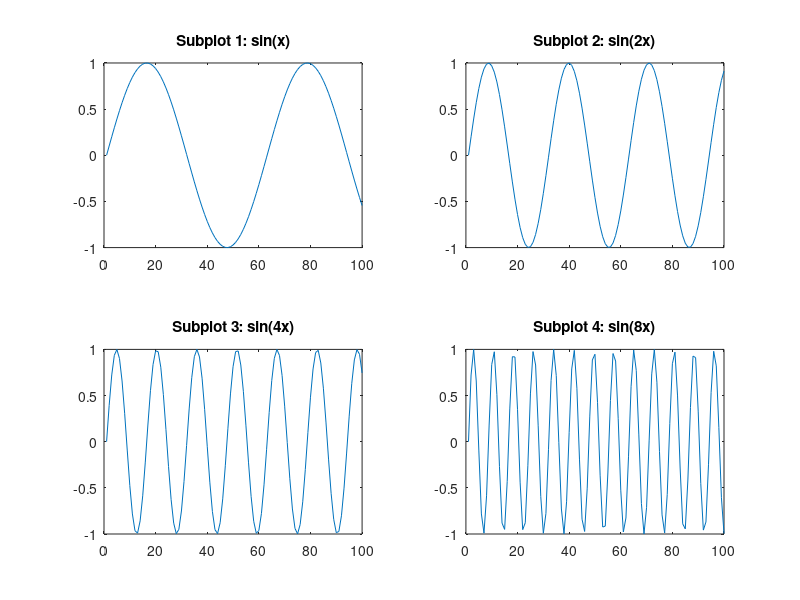

Recreate this plot in MATLAB.
%Creating mulitple plots in a single gird system
%Creating a 2x2 grid with 4 different plots
x = linspace(0,10);
subplot(2,2,1);
plot(sin(x));
title('Subplot 1: sin(x)');

subplot(2,2,2);
plot(sin(2*x));
title('Subplot 2: sin(2x)');

subplot(2,2,3);
plot(sin(4*x));
title('Subplot 3: sin(4x)');

subplot(2,2,4);
plot(sin(8*x));
title('Subplot 4: sin(8x)');


